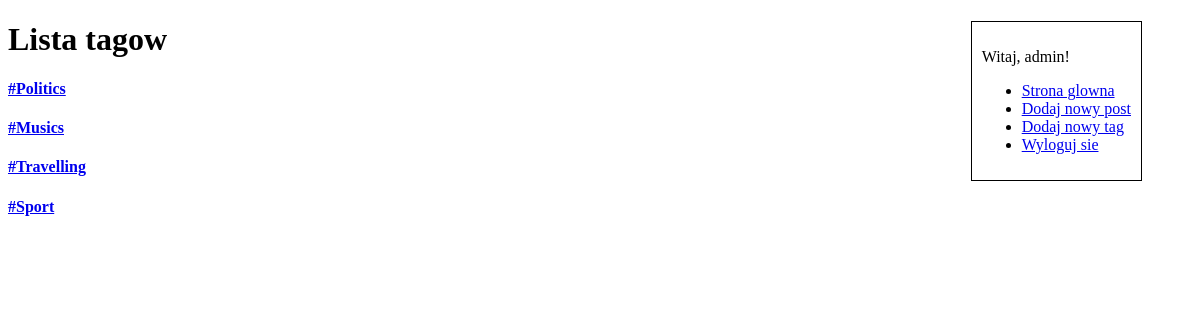
The app's page /tags/ (signed in), older data.
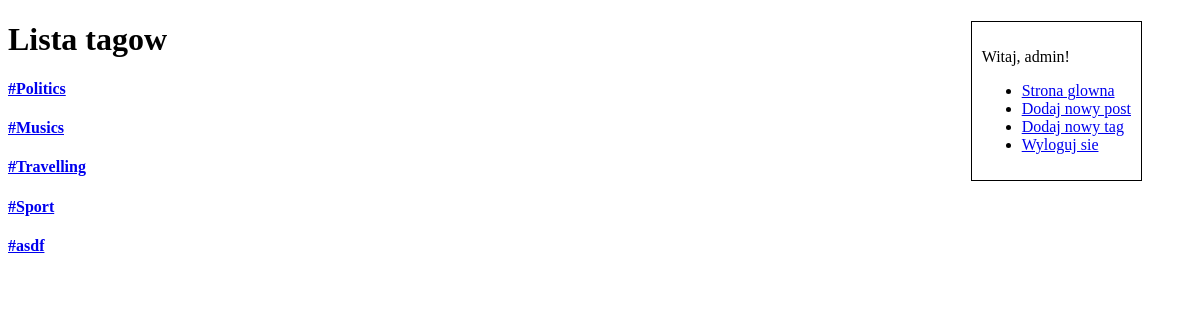
The same page, newer data.
### main/models.py (models this page shows, shortened)
class Tag(models.Model):
	name = models.CharField(max_length=200, blank=True, default='', unique=True)

### main/views.py (the view)
# urls.py: url(r'^tags/', views.tags, name='tags'),
def tags(request):
	tags = Tag.objects.all()
	context = {
		'tag': tags
	}
	return render(request, 'main/tags.html', context)

### main/templates/main/tags.html (shortened to what this page needs)
{% extends 'main/base.html' %}
{% block header %}
	<h1>Lista tagow</h1>
{% endblock %}
{% block content %}
<div>
	{% for tag in tag %}
		<div>
			<h4><a href="/tag/{{ tag.name|slice:'1:' }}">{{tag.name}} </a></h4>
		</div>
	{% endfor %}
</div>
{% endblock %}

Row changes from the older to the newer data that the page shows:
added Tag: name "#asdf"
